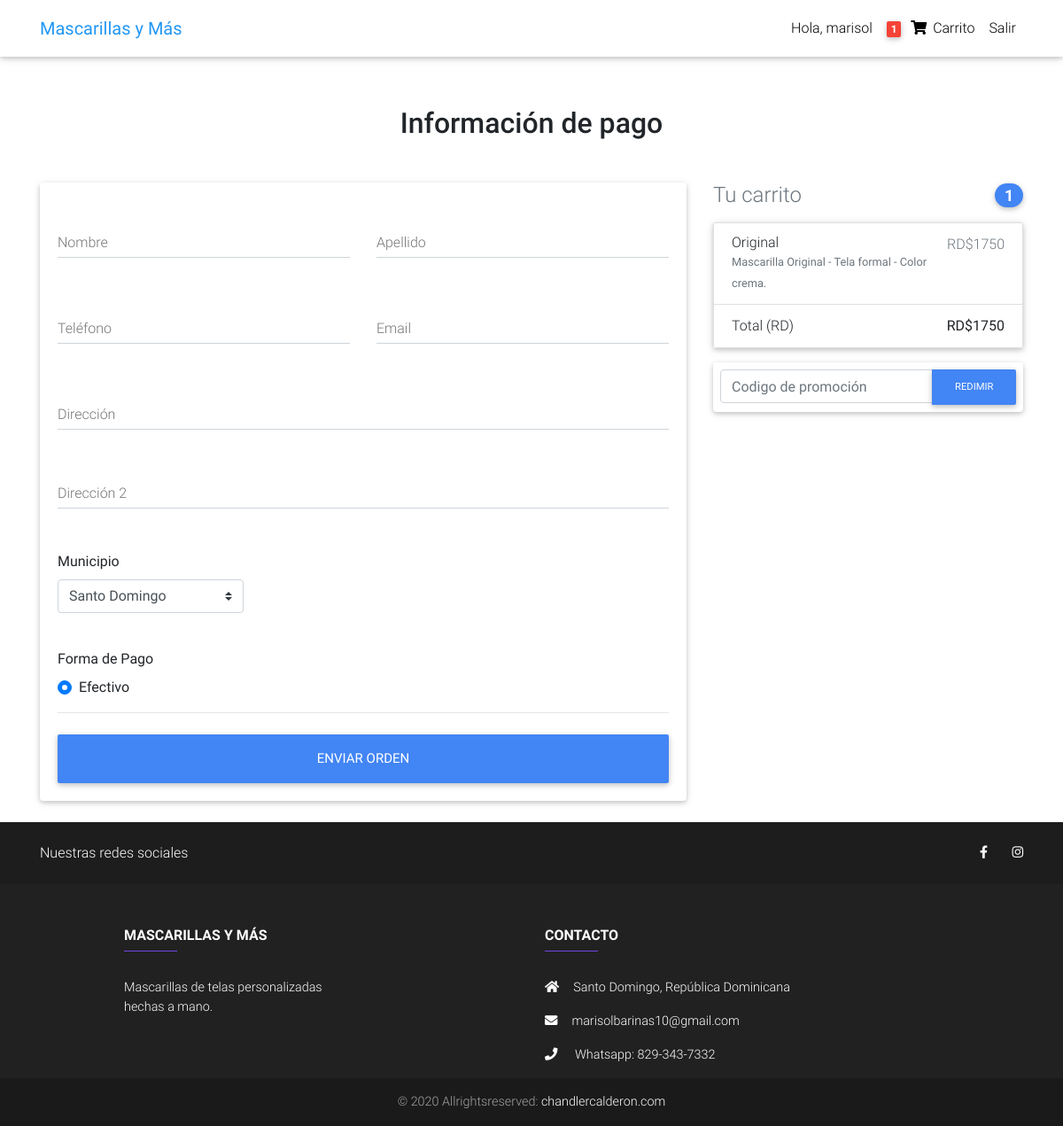
The app's page /checkout/ (signed in) with its own data.
### catalog/models.py (models this page shows, shortened)
class Order(models.Model):
    user = models.ForeignKey(User, on_delete=models.CASCADE)
    items = models.ManyToManyField(OrderItem)
    promo = models.ManyToManyField(Promo)
    address = models.ForeignKey("Address", on_delete=models.SET_NULL, blank=True, null=True)
    ordered = models.BooleanField(default=False)
    start_date = models.DateTimeField(auto_now_add=True)
    ordered_date = models.DateTimeField()
    def get_total(self):
        total = 0
        for order_item in self.items.all():
            total += order_item.get_final_price()
        if self.promo:
            for promo in self.promo.all():
                total *= (1 - promo.promo_discount)
        return round(total, 2)

class OrderItem(models.Model):
    item = models.ForeignKey(Item, on_delete=models.CASCADE)
    user = models.ForeignKey(User, on_delete=models.CASCADE)
    ordered = models.BooleanField(default=False)
    quantity = models.IntegerField(default=1)
    def get_total_item_price(self):
        return self.quantity * self.item.price
    def get_final_price(self):
        if self.item.discount_price:
            return self.get_total_item_dicount_price()
        else:
            return self.get_total_item_price()

class Item(models.Model):
    title = models.CharField(max_length=40)
    price = models.IntegerField()
    discount_price = models.IntegerField(blank=True, null=True)
    slug = models.SlugField()
    status = models.name = models.CharField(max_length=200)
    category = models.CharField(choices=CATEGORY_CHOICES, max_length=2)
    label = models.CharField(choices=LABEL_CHOICES, max_length=2)
    description = models.TextField()
    image = models.ImageField(default='default.jpg', upload_to='static/images')

### catalog/views.py (the view, shortened to what this page needs)
# urls.py: path('checkout/', CheckoutView.as_view(), name="checkout"),
class CheckoutView(View):
    def get(self, *args, **kwargs):
        form = AddressForm()
        order = Order.objects.get(user=self.request.user, ordered=False)
        context = {
            'form': form,
            'order': order,
        }
        return render(self.request, 'checkout.html', context)

### catalog/forms.py
class AddressForm(forms.Form):
    first_name = forms.CharField()
    last_name = forms.CharField()
    email = forms.CharField()
    phone = forms.CharField()
    street_address = forms.CharField(required=False)
    street_address_2 = forms.CharField(required=False)
    state_option = forms.CharField(required=False, widget=forms.Select(choices=STATE_CHOICES))
    payment_option = forms.ChoiceField(required=False, widget=forms.RadioSelect(), choices=PAYMENT_CHOICES)
    promo_code = forms.CharField(required=False)

### catalog/templatetags/cart_template_tags.py (called while the page is built)
@register.filter
def cart_item_count(user):
    if user.is_authenticated:
        qs = Order.objects.filter(user=user, ordered=False)
        if qs.exists():
            order = qs[0]
            return order.items.count()
        else:
            return 0

### templates/checkout.html (shortened to what this page needs)
{% extends 'base.html' %}
{% load static %}
{% load widget_tweaks %}
{% load cart_template_tags %}
{% block content %}
  <main class="mt-5 pt-4">
    <div class="container wow fadeIn">
      <h2 class="my-5 h2 text-center">Información de pago</h2>
      <div class="row">
        <div class="col-md-8 mb-4">
          <div class="card">
            <form id="checkout-form" class="card-body" method="POST">
              <div class="row">
                <div class="col-md-6 mb-2">
                  <div class="md-form">
                    <input type="text" id="first_name" name="first_name" class="form-control" onkeyup='saveValue(this);'>
                    <label for="first_name" class="">Nombre</label>
                  </div>
                </div>
                <div class="col-md-6 mb-2">
                  <div class="md-form">
                    <input type="text" id="last_name" name="last_name" class="form-control" onkeyup='saveValue(this);'>
                    <label for="last_name" class="">Apellido</label>
                  </div>
                </div>
              </div>
              <div class="row">
                <div class="col-md-6 mb-2">
                  <div class="md-form">
                    <input type="text" id="phone" name="phone" class="form-control" onkeyup='saveValue(this);'>
                    <label for="phone" class="">Teléfono</label>
                  </div>
                </div>
                <div class="col-md-6 mb-2">
                  <div class="md-form">
                    <input type="text" id="email" name="email" class="form-control" onkeyup='saveValue(this);'>
                    <label for="email" class="">Email</label>
                  </div>
                </div>
              </div>
              <div class="md-form mb-5">
                <input type="text" id="street_address" name="street_address" class="form-control" onkeyup='saveValue(this);'>
                <label for="street_address" class="">Dirección</label>
              </div>
              <div class="md-form mb-5">
                <input type="text" id="street_address_2" name="street_address_2" class="form-control" onkeyup='saveValue(this);'>
                <label for="street_address_2" class="">Dirección 2</label>
              </div>
              <div class="row">
                <div class="col-lg-4 col-md-6 mb-4">
                <label>Municipio</label>
                  {% render_field form.state_option class="custom-select d-block w-100" name="state_option" %}
                </div>
              </div>
              <div class="d-block my-3">
              <label>Forma de Pago</label>
                <div class="custom-control custom-radio">
                  <label class="custom-control-label" for="cash">Efectivo</label>
                </div>
              </div>
              <hr class="mb-4">
              <button class="btn btn-primary btn-lg btn-block" type="submit" name="submit_info">Enviar orden</button>
            </form>
          </div>
        </div>
        <div class="col-md-4 mb-4">
          <h4 class="d-flex justify-content-between align-items-center mb-3">
            <span class="text-muted">Tu carrito</span>
            <span class="badge badge-primary badge-pill ">{{ request.user|cart_item_count }}</span>
          </h4>
          <ul class="list-group mb-3 z-depth-1">
            {% for order_item in order.items.all %}
              <li class="list-group-item d-flex justify-content-between lh-condensed">
                <div>
                  <h6 class="my-0">{{order_item.item.title}}</h6>
                  <small class="text-muted">{{order_item.item.description}}</small>
                </div>
                <span class="text-muted">RD${{order_item.get_final_price}}</span>
              </li>
            {% endfor %}
            <li class="list-group-item d-flex justify-content-between">
              <span>Total (RD)</span>
              <strong>RD${{order.get_total}}</strong>
            </li>
          </ul>
          <form id="promo-form" class="card p-2" method="GET">
            <div class="input-group">
              <input type="text" class="form-control" id="promo_code" name="promo_code" placeholder="Codigo de promoción">
              <div class="input-group-append">
                <button class="btn btn-primary btn-md waves-effect m-0" name="submit_promo" type="submit">Redimir</button>
              </div>
            </div>
          </form>
        </div>
      </div>
    </div>
  </main>
  {% endblock %}

### templates/base.html (shortened to what this page needs)
{% load static %}
{% load cart_template_tags %}
<!doctype html>
<html lang="en">
<head>
  <link rel="stylesheet" href="https://use.fontawesome.com/releases/v5.11.2/css/all.css">
  <link href="{% static 'css/bootstrap.min.css' %}" rel="stylesheet">
  <link href="{% static 'css/mdb.min.css' %}" rel="stylesheet">
  <link href="{% static 'css/style.min.css' %}" rel="stylesheet">
</head>
<body>
  <nav class="navbar fixed-top navbar-expand-lg navbar-light white scrolling-navbar">
    <div class="container">
      <a class="navbar-brand waves-effect" href="/" >
        <strong class="blue-text">Mascarillas y Más</strong>
      </a>
      <div class="collapse navbar-collapse" id="navbarSupportedContent">
        <ul class="navbar-nav nav-flex-icons">
          {% if request.user.is_authenticated %}
          <li class="nav-item">
            <a class="nav-link waves-effect" href="#">Hola, {{request.user.username}}
            </a>
          </li>
          <li class="nav-item">
            <a href="{% url 'order_summary' %}" class="nav-link waves-effect">
              <span class="badge red z-depth-1 mr-1">{{ request.user|cart_item_count }}</span>
              <i class="fas fa-shopping-cart"></i>
              <span class="clearfix d-none d-sm-inline-block"> Carrito </span>
            </a>
          </li>
          <li class="nav-item">
            <a class="nav-link waves-effect" href="{% url 'account_logout' %}">Salir
            </a>
          </li>
          {% endif %}
        </ul>
      </div>
    </div>
  </nav>
  {% block content %}{% endblock %}
<footer class="page-footer font-small elegant-color-dark">
  <div style="background-color: #1d1d1d;">
    <div class="container">
      <div class="row py-4 d-flex align-items-center">
        <div
          class="col-md-6 col-lg-5 text-center text-md-left mb-4 mb-md-0"
        >
          <h6 class="mb-0">Nuestras redes sociales</h6>
        </div>
        <div class="col-md-6 col-lg-7 text-center text-md-right">
          <a class="fb-ic">
            <i class="fab fa-facebook-f white-text mr-4"> </i>
          </a>
          <a class="ins-ic">
            <i class="fab fa-instagram white-text"> </i>
          </a>
        </div>
      </div>
    </div>
  </div>
  <div class="container text-center text-md-left mt-5">
    <div class="row mt-3">
      <div class="col-md-3 col-lg-4 col-xl-3 mx-auto mb-4">
        <h6 class="text-uppercase font-weight-bold">Mascarillas y Más</h6>
        <hr
          class="deep-purple accent-2 mb-4 mt-0 d-inline-block mx-auto"
          style="width: 60px;"
        />
        <p>
          Mascarillas de telas personalizadas hechas a mano.
        </p>
      </div>
      <div class="col-md-5 col-lg-5 col-xl-5 mx-auto mb-md-0 mb-4">
        <h6 class="text-uppercase font-weight-bold">Contacto</h6>
        <hr
          class="deep-purple accent-2 mb-4 mt-0 d-inline-block mx-auto"
          style="width: 60px;"
        />
        <p><i class="fas fa-home mr-3"></i>Santo Domingo, República Dominicana</p>
        <p><i class="fas fa-envelope mr-3"></i>marisolbarinas10@gmail.com</p>
        <p><i class="fas fa-phone mr-3"></i> Whatsapp: 829-343-7332</p>
      </div>
    </div>
  </div>
  <div class="footer-copyright text-center py-3">
    © 2020 Allrightsreserved:
    <a href="http://chandlercalderon.com">chandlercalderon.com</a>
  </div>
</footer>
</body>
</html>

### templates/base.html (style rules this page uses)
html, body, header, .carousel { height: 60vh; }

### records on screen
OrderItem: item "Original", item.description "Mascarilla Original - Tela formal - Color crema.", get_final_price "1750"
Order: get_total "1750"

### other values on screen
{{ request.user.username }} "marisol"
{{ request.user|cart_item_count }} "1"
